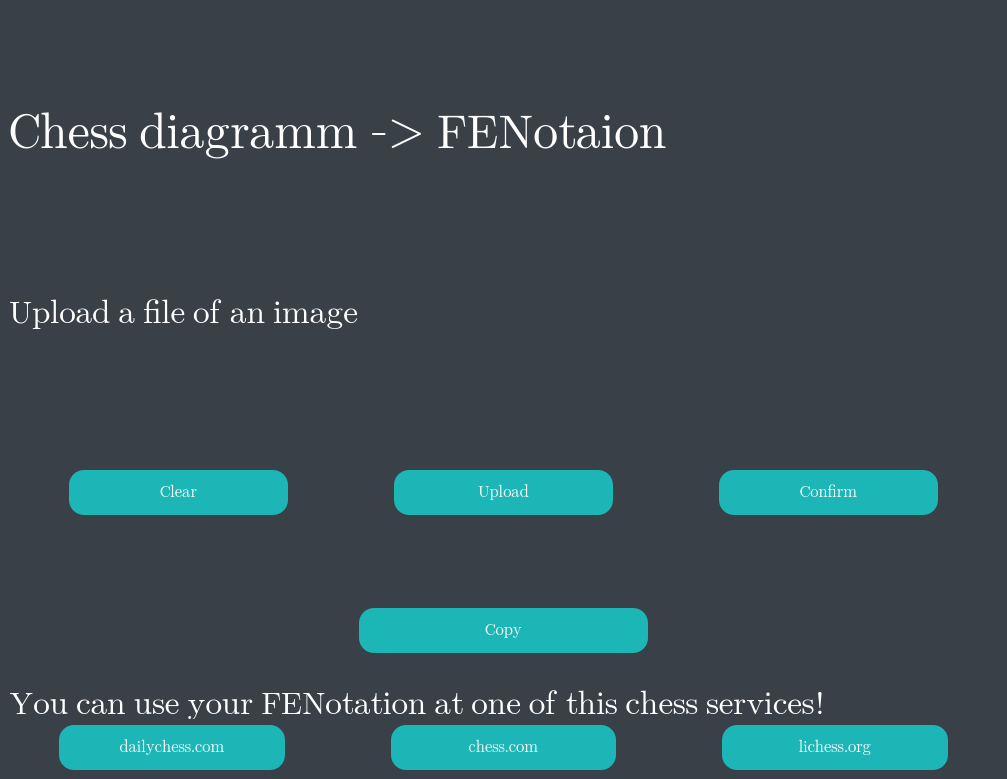
<?xml version="1.0" encoding="UTF-8"?>
<ui version="4.0">
 <class>MainWindow</class>
 <widget class="QMainWindow" name="MainWindow">
  <property name="geometry">
   <rect>
    <x>0</x>
    <y>0</y>
    <width>1007</width>
    <height>779</height>
   </rect>
  </property>
  <property name="windowTitle">
   <string>MainWindow</string>
  </property>
  <property name="windowIcon">
   <iconset>
    <normaloff>korona_bez_1.png</normaloff>korona_bez_1.png</iconset>
  </property>
  <property name="styleSheet">
   <string notr="true">background-color: #394048;

</string>
  </property>
  <widget class="QWidget" name="centralwidget">
   <property name="maximumSize">
    <size>
     <width>16777215</width>
     <height>16777215</height>
    </size>
   </property>
   <layout class="QVBoxLayout" name="verticalLayout_2">
    <item>
     <layout class="QVBoxLayout" name="main">
      <item>
       <layout class="QHBoxLayout" name="horizontalLayout">
        <item>
         <widget class="QLabel" name="label">
          <property name="font">
           <font>
            <family>Apple Color Emoji</family>
            <pointsize>36</pointsize>
            <italic>false</italic>
            <bold>false</bold>
           </font>
          </property>
          <property name="styleSheet">
           <string notr="true">font-size :400%;
color: white;
text-align: center;</string>
          </property>
          <property name="text">
           <string>Chess diagramm -&gt; FENotaion</string>
          </property>
         </widget>
        </item>
       </layout>
      </item>
      <item>
       <layout class="QVBoxLayout" name="verticalLayout">
        <item>
         <widget class="QLabel" name="label_2">
          <property name="font">
           <font>
            <family>Apple Color Emoji</family>
            <pointsize>24</pointsize>
           </font>
          </property>
          <property name="styleSheet">
           <string notr="true">text-align: center;
color: white;
</string>
          </property>
          <property name="text">
           <string>Upload a file of an image</string>
          </property>
         </widget>
        </item>
        <item>
         <widget class="QLabel" name="label_3">
          <property name="font">
           <font>
            <family>Apple Color Emoji</family>
            <pointsize>18</pointsize>
           </font>
          </property>
          <property name="styleSheet">
           <string notr="true">color: white;
</string>
          </property>
          <property name="text">
           <string/>
          </property>
         </widget>
        </item>
        <item>
         <layout class="QHBoxLayout" name="horizontalLayout_2">
          <property name="leftMargin">
           <number>10</number>
          </property>
          <property name="rightMargin">
           <number>10</number>
          </property>
          <item>
           <widget class="QPushButton" name="pushButton_2">
            <property name="font">
             <font>
              <family>Apple Color Emoji</family>
              <pointsize>-1</pointsize>
             </font>
            </property>
            <property name="styleSheet">
             <string notr="true">QPushButton {
	color: white;
	background-color: #1db6b6;
	border:none;
	padding:12px;
	border-radius:15px;
	font-size:16px;
	margin-left: 50px;
	margin-right: 50px;
}
   QPushButton:hover {
	color: white;
	background-color: #24d5d5;
}</string>
            </property>
            <property name="text">
             <string>Clear</string>
            </property>
           </widget>
          </item>
          <item>
           <widget class="QPushButton" name="pushButton">
            <property name="font">
             <font>
              <family>Apple Color Emoji</family>
              <pointsize>-1</pointsize>
             </font>
            </property>
            <property name="styleSheet">
             <string notr="true">QPushButton {
            color: white;
       background-color: #1db6b6;
            border:none;
            padding:12px;
            border-radius:15px;
            font-size:16px;
	margin-left: 50px;
	margin-right: 50px;
         }
   QPushButton:hover {
             color: white;
        background-color: #24d5d5;
         }</string>
            </property>
            <property name="text">
             <string>Upload</string>
            </property>
           </widget>
          </item>
          <item>
           <widget class="QPushButton" name="pushButton_3">
            <property name="font">
             <font>
              <family>Apple Color Emoji</family>
              <pointsize>-1</pointsize>
             </font>
            </property>
            <property name="styleSheet">
             <string notr="true">QPushButton {
            color: white;
       background-color: #1db6b6;
            border:none;
            padding:12px;
            border-radius:15px;
            font-size:16px;
	margin-left: 50px;
	margin-right: 50px;
         }
   QPushButton:hover {
             color: white;
        background-color: #24d5d5;
         }</string>
            </property>
            <property name="text">
             <string>Confirm</string>
            </property>
           </widget>
          </item>
         </layout>
        </item>
       </layout>
      </item>
     </layout>
    </item>
    <item>
     <widget class="QLabel" name="label_4">
      <property name="maximumSize">
       <size>
        <width>1500</width>
        <height>40</height>
       </size>
      </property>
      <property name="font">
       <font>
        <family>Apple Color Emoji</family>
        <pointsize>24</pointsize>
       </font>
      </property>
      <property name="styleSheet">
       <string notr="true">color:white;</string>
      </property>
      <property name="text">
       <string/>
      </property>
     </widget>
    </item>
    <item>
     <widget class="QLineEdit" name="lineEdit">
      <property name="font">
       <font>
        <family>Arial</family>
        <pointsize>18</pointsize>
        <bold>false</bold>
       </font>
      </property>
      <property name="styleSheet">
       <string notr="true">color: white;
border: none;</string>
      </property>
      <property name="readOnly">
       <bool>true</bool>
      </property>
     </widget>
    </item>
    <item>
     <widget class="QPushButton" name="pushButton_4">
      <property name="maximumSize">
       <size>
        <width>2000000</width>
        <height>80</height>
       </size>
      </property>
      <property name="font">
       <font>
        <family>Apple Color Emoji</family>
        <pointsize>-1</pointsize>
       </font>
      </property>
      <property name="styleSheet">
       <string notr="true">QPushButton {
            color: white;
       background-color: #1db6b6;
            border:none;
            padding:12px;
            border-radius:15px;
            font-size:16px;
		   margin-bottom: 30px;
			margin-top: 5px;
margin-left: 350px;
margin-right: 350px;
         }
   QPushButton:hover {
             color: white;
        background-color: #24d5d5;
         }

</string>
      </property>
      <property name="text">
       <string>Copy</string>
      </property>
     </widget>
    </item>
    <item>
     <widget class="QLabel" name="label_5">
      <property name="maximumSize">
       <size>
        <width>16777215</width>
        <height>30</height>
       </size>
      </property>
      <property name="font">
       <font>
        <family>Apple Color Emoji</family>
        <pointsize>24</pointsize>
       </font>
      </property>
      <property name="styleSheet">
       <string notr="true">color:white;
</string>
      </property>
      <property name="text">
       <string>You can use your FENotation at one of this chess services! </string>
      </property>
     </widget>
    </item>
    <item>
     <layout class="QHBoxLayout" name="horizontalLayout_3">
      <property name="topMargin">
       <number>0</number>
      </property>
      <property name="rightMargin">
       <number>0</number>
      </property>
      <property name="bottomMargin">
       <number>0</number>
      </property>
      <item>
       <widget class="QPushButton" name="pushButton_7">
        <property name="font">
         <font>
          <family>Apple Color Emoji</family>
          <pointsize>-1</pointsize>
         </font>
        </property>
        <property name="styleSheet">
         <string notr="true">QPushButton {
            color: white;
       background-color: #1db6b6;
            border:none;
            padding:12px;
            border-radius:15px;
            font-size:16px;
margin-left: 50px;
margin-right: 50px;
         }
   QPushButton:hover {
             color: white;
        background-color: #24d5d5;
         }</string>
        </property>
        <property name="text">
         <string>dailychess.com</string>
        </property>
       </widget>
      </item>
      <item>
       <widget class="QPushButton" name="pushButton_6">
        <property name="font">
         <font>
          <family>Apple Color Emoji</family>
          <pointsize>-1</pointsize>
         </font>
        </property>
        <property name="styleSheet">
         <string notr="true">QPushButton {
	color: white;
	background-color: #1db6b6;
	border:none;
	padding:12px;
	border-radius:15px;
 	font-size:16px;
	margin-left: 50px;
	margin-right: 50px;
}
   QPushButton:hover {
             color: white;
        background-color: #24d5d5;
         }</string>
        </property>
        <property name="text">
         <string>chess.com</string>
        </property>
       </widget>
      </item>
      <item>
       <widget class="QPushButton" name="pushButton_5">
        <property name="font">
         <font>
          <family>Apple Color Emoji</family>
          <pointsize>-1</pointsize>
         </font>
        </property>
        <property name="styleSheet">
         <string notr="true">QPushButton {
	color: white;
	background-color: #1db6b6;
	border:none;
	padding:12px;
	border-radius:15px;
	font-size:16px;
	margin-left: 50px;
	margin-right: 50px;
}
   QPushButton:hover {
	color: white;
background-color: #24d5d5;
}</string>
        </property>
        <property name="text">
         <string>lichess.org</string>
        </property>
       </widget>
      </item>
     </layout>
    </item>
   </layout>
  </widget>
  <widget class="QMenuBar" name="menubar">
   <property name="geometry">
    <rect>
     <x>0</x>
     <y>0</y>
     <width>1007</width>
     <height>22</height>
    </rect>
   </property>
  </widget>
 </widget>
 <resources/>
 <connections/>
</ui>
